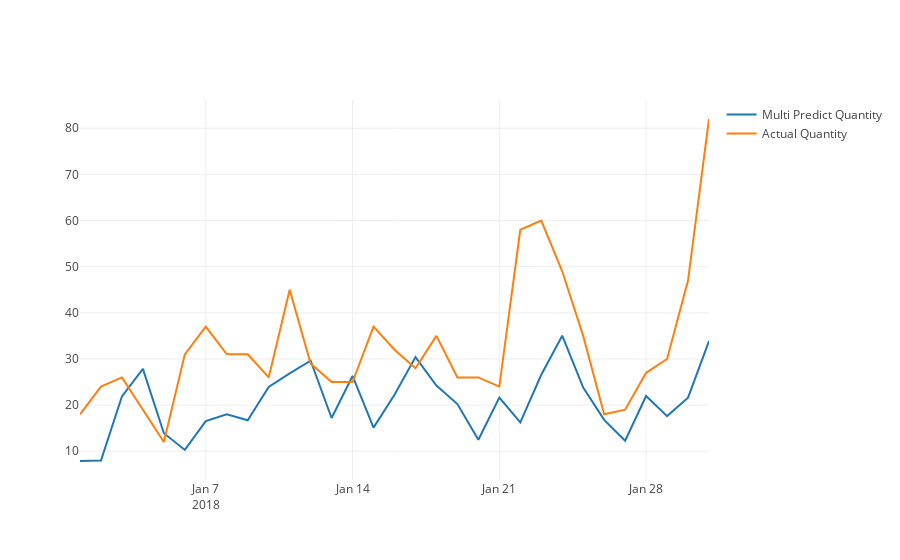

Notebook cell for this chart:
### Code cell
actual_chart = go.Scatter(x=predictDates, y=inv_y, name= 'Actual Quantity')
multi_predict_chart = go.Scatter(x=predictDates, y=inv_yhat, name= 'Multi Predict Quantity')
py.iplot([multi_predict_chart, actual_chart])
